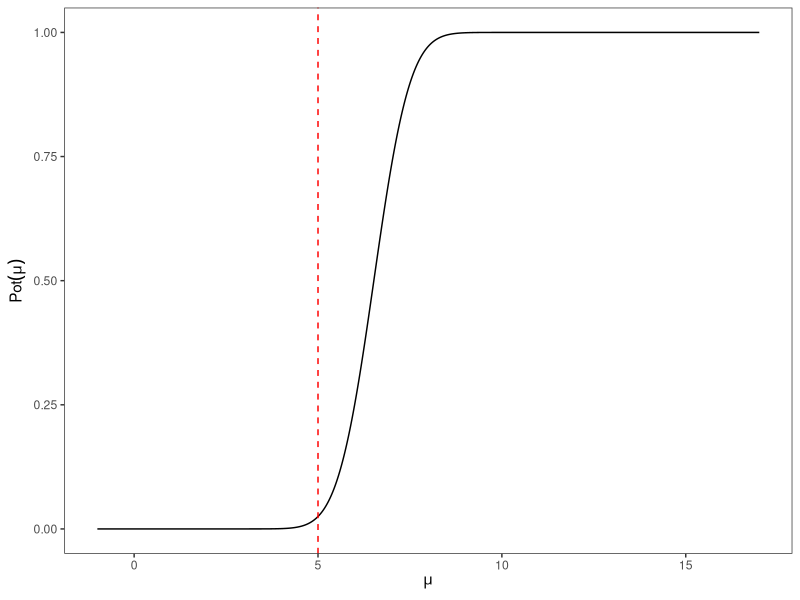
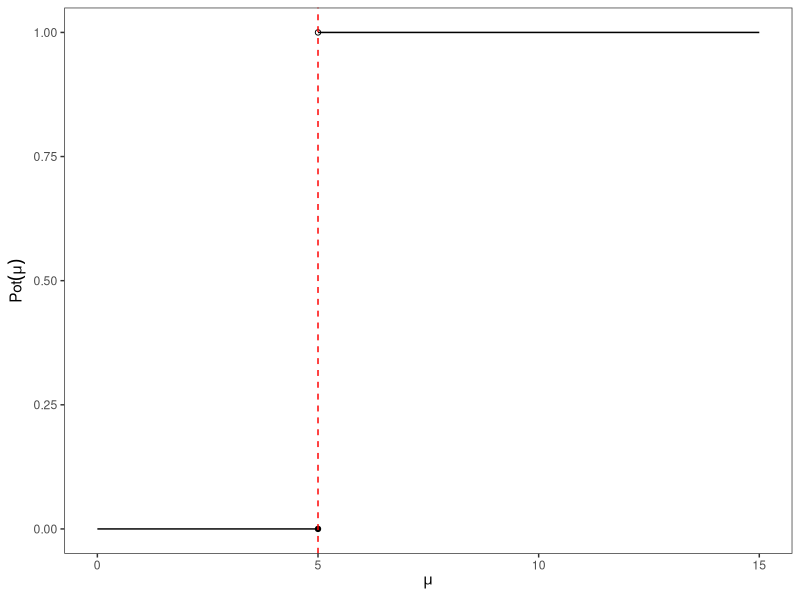
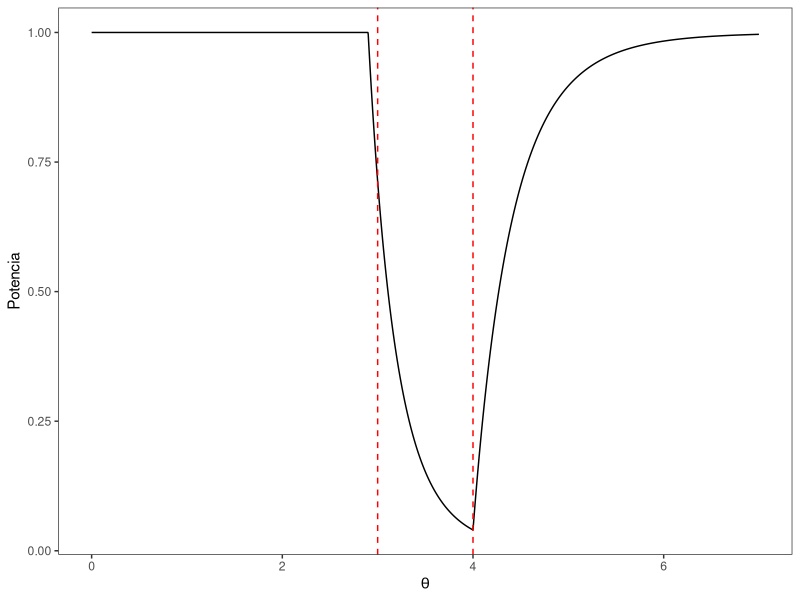

R code for these plots, in order:
## ---- chunk 1
library(ggplot2)
## ---- chunk 2
#| fig-width: 4
#| fig-height: 3
#| fig-cap: "Real."
#| label: fig-pot1
z <- qnorm(0.975)
mu <- seq(from = -1, to = 17, length.out = 1000)
mupot <- seq(from = 5, to = 15, length.out = 666)
potpot <- pnorm(q = 5+z*3/sqrt(15),mean = mupot,sd = 3/sqrt(15),lower.tail = F)
potencia <- pnorm(q = 5+z*3/sqrt(15),mean = mu,sd = 3/sqrt(15),lower.tail = F)

#Grafico nuevo
ggplot() + geom_line(aes(x = mu, y = potencia)) +
  geom_vline (xintercept = 5, colour = "red", linetype = "dashed" ) +
  xlab(expression(mu)) + ylab(expression(Pot(mu))) +
  theme_bw() + theme(panel.grid.major = element_blank(),
                   panel.grid.minor = element_blank())
## ---- chunk 3
#| fig-width: 4
#| fig-height: 3
#| fig-cap: "Ideal."
#| label: fig-pot2
ggplot() + geom_point(aes(x = 5, y = 0), shape = 19) + 
  geom_point(aes(x = 5, y = 1), shape = 1) +
  geom_line(aes(x = seq(0,5, 0.001), y = 0))+
  geom_line(aes(x = seq(5,15,0.001),y = 1))+
  geom_vline(xintercept = 5, colour = "red", linetype = "dashed")+
  xlab(expression(mu)) + ylab(expression(Pot(mu))) +
  theme_bw() + theme(panel.grid.major = element_blank(),
                    panel.grid.minor = element_blank())
## ---- chunk 4
#| fig-width: 5
#| fig-height: 3
potencia <- function(n = 10, li = 2.9, ls = 4) {
  theta <- seq(from = 0, to = 10, length.out = 3000)
  pot <- punif(q = li, min = 0, max = theta)^n + 1 - punif(q = ls, min = 0, max = theta)^n
  return(data.frame(thetas = theta, potencias = pot, alfamax = max(pot[theta>= 3 & theta <= 4])))
}
resultados <- potencia()


## Grafico nuevo

ggplot(data = resultados) + geom_line(aes( x = thetas, y = potencias)) +
  xlab(expression(theta)) + ylab ("Potencia") + xlim(0,7) +
  geom_vline(xintercept = c(3,4), colour = "red", linetype = "dashed") +
  theme_bw() + theme(panel.grid.major = element_blank(),
                    panel.grid.minor = element_blank())
